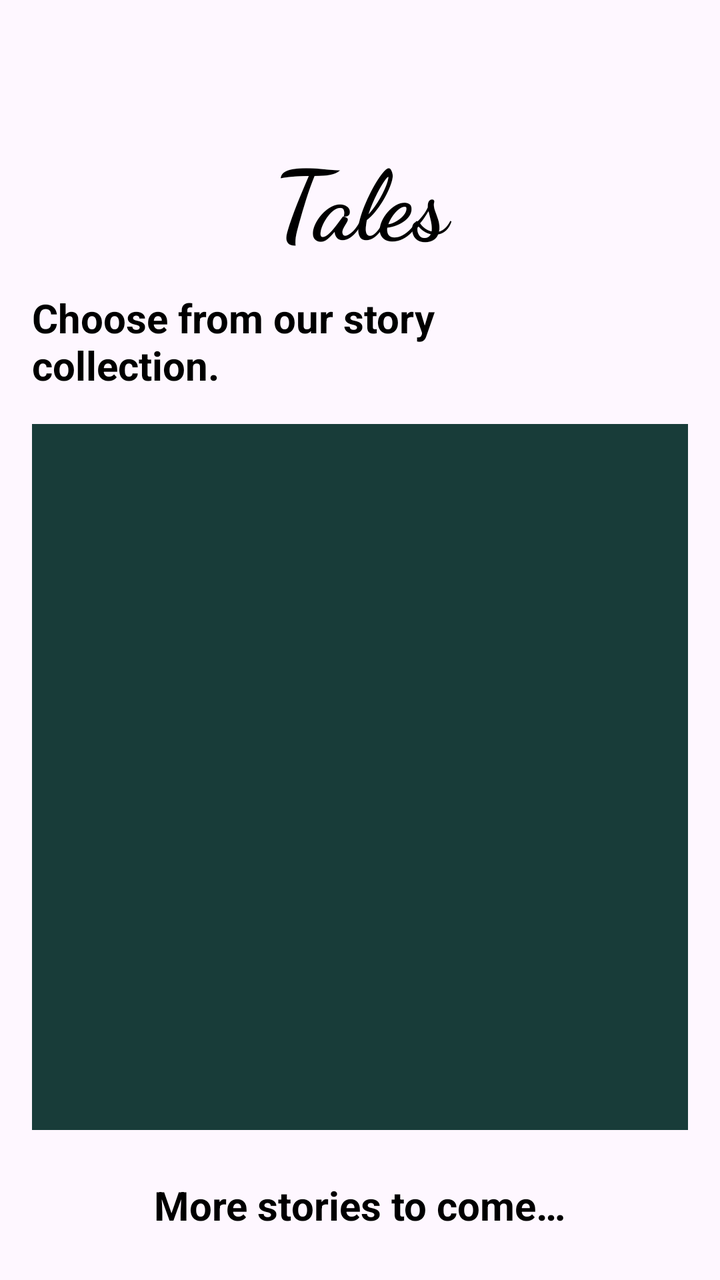
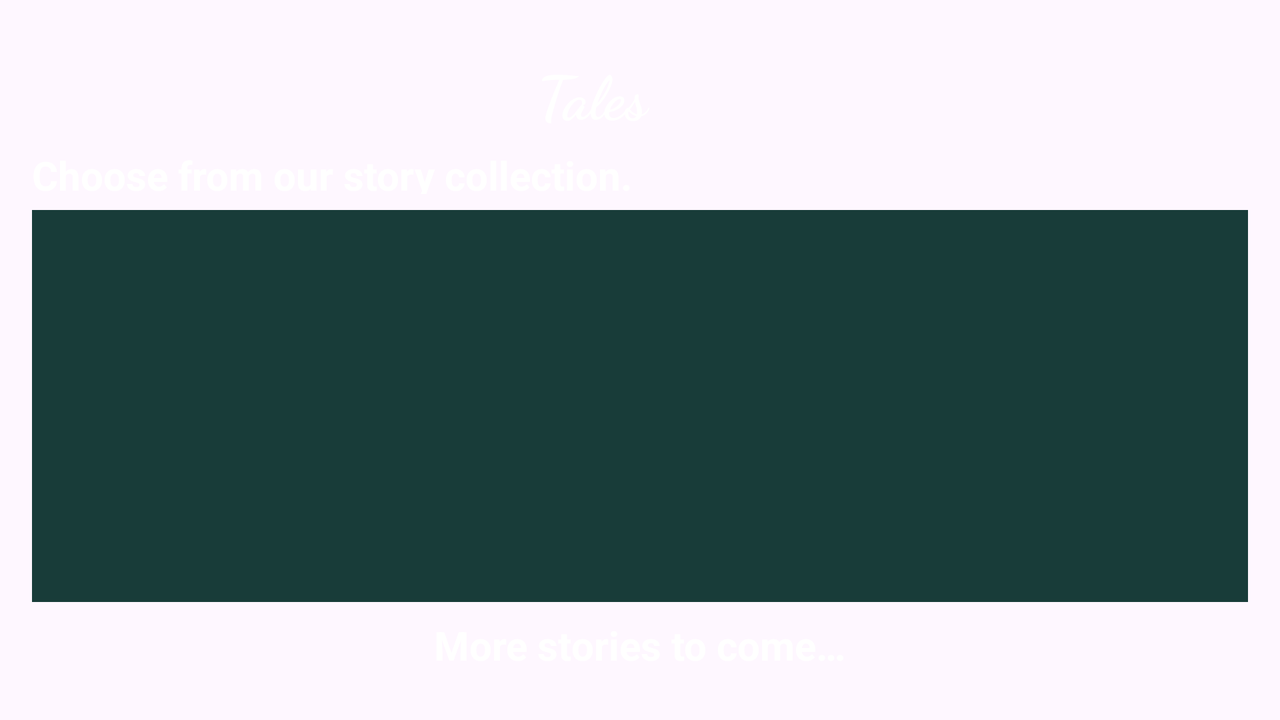

Two renders of one Android screen. The first uses the default layout on a phone; the second uses the alternative layout the repository ships for a different screen configuration, on a matching device. The two XML files are below.
<!-- AndroidManifest.xml: application theme Theme.Talescast -->
<!-- res/layout/activity_stories.xml -->
<?xml version="1.0" encoding="utf-8"?>
<FrameLayout
    xmlns:android="http://schemas.android.com/apk/res/android"
    xmlns:app="http://schemas.android.com/apk/res-auto"
    xmlns:tools="http://schemas.android.com/tools"
    android:layout_width="match_parent"
    android:layout_height="match_parent"
    tools:context=".Stories">

    <ImageView
        android:id="@+id/backgroundImage"
        android:contentDescription="@string/background_image"
        android:layout_width="match_parent"
        android:layout_height="match_parent"
        android:scaleType="centerCrop"
        android:src="@drawable/mainbg"/>

    <LinearLayout
        android:id="@+id/main"
        android:layout_width="match_parent"
        android:layout_height="match_parent"
        android:orientation="vertical"
        android:padding="16dp">

    <LinearLayout
        android:layout_width="match_parent"
        android:layout_height="wrap_content"
        android:layout_marginTop="50dp"
        android:gravity="end"
        android:orientation="horizontal"
        android:paddingBottom="8dp">

        <TextView
            android:id="@+id/screenTitle"
            android:layout_width="0dp"
            android:layout_height="wrap_content"
            android:layout_gravity="center_horizontal"
            android:layout_marginBottom="5dp"
            android:layout_weight="1"
            android:fontFamily="cursive"
            android:text="@string/tales"
            android:textAlignment="center"
            android:textColor="@color/black"
            android:textSize="48sp"
            android:textStyle="bold" />

    </LinearLayout>
    <LinearLayout
        android:layout_width="match_parent"
        android:layout_height="wrap_content"
        android:gravity="end"
        android:orientation="horizontal"
        android:paddingBottom="8dp">
        

        <TextView
            android:id="@+id/textView3"
            android:layout_width="0dp"
            android:layout_height="wrap_content"
            android:layout_gravity="center_vertical"
            android:layout_weight="1"
            android:text="@string/choose_story"
            android:textColor="@color/black"
            android:textSize="20sp"
            android:textStyle="bold" />

        <ImageButton
            android:contentDescription="@string/analytics_btn"
            android:id="@+id/myImageButton"
            android:layout_width="48dp"
            android:layout_height="48dp"
            android:background="@android:color/transparent"
            android:onClick="showStats"
            android:scaleType="fitXY"
            android:src="@drawable/statsbtn" />
    </LinearLayout>

    <FrameLayout
        android:layout_width="match_parent"
        android:layout_height="0dp"
        android:layout_marginTop="8dp"
        android:layout_marginBottom="8dp"
        android:layout_weight="1">

        <androidx.recyclerview.widget.RecyclerView
            android:id="@+id/recyclerView"
            android:layout_width="match_parent"
            android:layout_height="match_parent"
            android:background="@color/ic_launcher_background"
            android:padding="10dp" />
    </FrameLayout>

        <TextView
            android:id="@+id/textView"
            android:layout_width="wrap_content"
            android:layout_height="wrap_content"
            android:layout_gravity="center_horizontal"
            android:layout_marginTop="16dp"
            android:layout_marginBottom="8dp"
            android:text="@string/more_to_come"
            android:textAlignment="center"
            android:textColor="@color/black"
            android:textSize="20sp"
            android:textStyle="bold" />
</LinearLayout>
</FrameLayout>
<!-- resources referenced by this layout -->
<resources>
  <color name="black">#FF000000</color>
  <color name="ic_launcher_background">#183C39</color>
  <string name="analytics_btn">analytics btn</string>
  <string name="background_image">background Image</string>
  <string name="choose_story">Choose from our story collection.</string>
  <string name="more_to_come">More stories to come…</string>
  <string name="tales">Tales</string>
  <style name="Theme.Talescast" parent="Base.Theme.Talescast" />
  <style name="Base.Theme.Talescast" parent="Theme.Material3.DayNight.NoActionBar">
          
          
      </style>
</resources>
<!-- res/layout-land/activity_stories.xml (the repository's variant of the layout above) -->
<!-- drawn on the phone turned sideways -->
<?xml version="1.0" encoding="utf-8"?>
<FrameLayout
    xmlns:android="http://schemas.android.com/apk/res/android"
    xmlns:app="http://schemas.android.com/apk/res-auto"
    xmlns:tools="http://schemas.android.com/tools"
    android:id="@+id/main"
    android:layout_width="match_parent"
    android:layout_height="match_parent"
    tools:context=".Stories">

    <ImageView
        android:contentDescription="@string/background_image"
        android:id="@+id/backgroundImage"
        android:layout_width="match_parent"
        android:layout_height="match_parent"
        android:scaleType="centerCrop"
        android:src="@drawable/mainbg_land" />

    <LinearLayout
        android:layout_width="match_parent"
        android:layout_height="match_parent"
        android:orientation="vertical"
        android:padding="16dp">

        <LinearLayout
            android:layout_width="match_parent"
            android:layout_height="wrap_content"
            android:layout_marginTop="10dp"
            android:gravity="end"
            android:orientation="horizontal">

            <TextView
                android:id="@+id/screenTitle"
                android:layout_width="0dp"
                android:layout_height="wrap_content"
                android:layout_weight="1"
                android:fontFamily="cursive"
                android:text="@string/tales"
                android:textAlignment="center"
                android:textColor="@color/white"
                android:textSize="30sp"
                android:textStyle="bold" />

            <ImageButton
                android:id="@+id/myImageButton"
                android:layout_width="48dp"
                android:layout_height="48dp"
                android:background="@android:color/transparent"
                android:onClick="showStats"
                android:src="@drawable/statsbtn"
                android:contentDescription="@string/analytics_btn"
                android:scaleType="fitXY" />
        </LinearLayout>

        <TextView
            android:id="@+id/textView3"
            android:layout_width="wrap_content"
            android:layout_height="23dp"
            android:text="@string/choose_from_our_story_collection"
            android:textColor="@color/white"
            android:textSize="20sp"
            android:textStyle="bold" />

        <FrameLayout
            android:layout_width="match_parent"
            android:layout_height="0dp"
            android:layout_weight="1"
            android:layout_marginTop="8dp"
            android:layout_marginBottom="8dp">

            <androidx.recyclerview.widget.RecyclerView
                android:id="@+id/recyclerView"
                android:layout_width="match_parent"
                android:layout_height="match_parent"
                android:background="@color/ic_launcher_background"
                android:padding="10dp" />
        </FrameLayout>

        <TextView
            android:id="@+id/textView"
            android:layout_width="wrap_content"
            android:layout_height="wrap_content"
            android:layout_gravity="center_horizontal"
            android:layout_marginBottom="8dp"
            android:text="@string/more_to_come"
            android:textAlignment="center"
            android:textColor="#FFFFFF"
            android:textSize="20sp"
            android:textStyle="bold" />
    </LinearLayout>
</FrameLayout>
<!-- resources referenced by the variant -->
<!-- as the phone turned sideways resolves them -->
<resources>
  <color name="ic_launcher_background">#183C39</color>
  <color name="white">#FFFFFFFF</color>
  <string name="analytics_btn">analytics btn</string>
  <string name="background_image">background Image</string>
  <string name="choose_from_our_story_collection">Choose from our story collection.</string>
  <string name="more_to_come">More stories to come…</string>
  <string name="tales">Tales</string>
  <style name="Theme.Talescast" parent="Base.Theme.Talescast" />
  <style name="Base.Theme.Talescast" parent="Theme.Material3.DayNight.NoActionBar">
          
          
      </style>
</resources>
